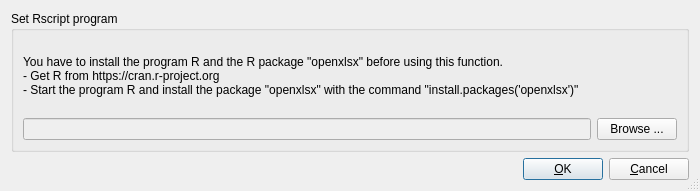
<?xml version="1.0" encoding="UTF-8"?>
<ui version="4.0">
 <class>RScriptOptionsDialog</class>
 <widget class="QDialog" name="RScriptOptionsDialog">
  <property name="geometry">
   <rect>
    <x>0</x>
    <y>0</y>
    <width>700</width>
    <height>191</height>
   </rect>
  </property>
  <property name="minimumSize">
   <size>
    <width>700</width>
    <height>0</height>
   </size>
  </property>
  <property name="windowTitle">
   <string>RScript options</string>
  </property>
  <property name="locale">
   <locale language="English" country="UnitedStates"/>
  </property>
  <property name="sizeGripEnabled">
   <bool>true</bool>
  </property>
  <layout class="QGridLayout" name="gridLayout_2">
   <item row="0" column="0">
    <widget class="QGroupBox" name="RScript_groupBox">
     <property name="title">
      <string>Set Rscript program</string>
     </property>
     <layout class="QGridLayout" name="gridLayout">
      <item row="0" column="0" colspan="2">
       <widget class="QLabel" name="label">
        <property name="text">
         <string>You have to install the program R and the R package &quot;openxlsx&quot; before using this function.
- Get R from https://cran.r-project.org
- Start the program R and install the package &quot;openxlsx&quot; with the command &quot;install.packages('openxlsx')&quot;</string>
        </property>
       </widget>
      </item>
      <item row="1" column="0">
       <widget class="QLineEdit" name="RScriptProgram_lineEdit">
        <property name="enabled">
         <bool>false</bool>
        </property>
        <property name="minimumSize">
         <size>
          <width>300</width>
          <height>0</height>
         </size>
        </property>
        <property name="text">
         <string/>
        </property>
       </widget>
      </item>
      <item row="1" column="1">
       <widget class="QPushButton" name="BrowseRScriptProgram_pushButton">
        <property name="text">
         <string>Browse ...</string>
        </property>
       </widget>
      </item>
     </layout>
    </widget>
   </item>
   <item row="1" column="0">
    <layout class="QHBoxLayout" name="horizontalLayout_2">
     <item>
      <spacer name="horizontalSpacer">
       <property name="orientation">
        <enum>Qt::Horizontal</enum>
       </property>
       <property name="sizeHint" stdset="0">
        <size>
         <width>40</width>
         <height>20</height>
        </size>
       </property>
      </spacer>
     </item>
     <item>
      <widget class="QPushButton" name="OK_pushButton">
       <property name="text">
        <string>&amp;OK</string>
       </property>
       <property name="default">
        <bool>true</bool>
       </property>
      </widget>
     </item>
     <item>
      <widget class="QPushButton" name="Cancel_pushButton">
       <property name="text">
        <string>&amp;Cancel</string>
       </property>
       <property name="autoDefault">
        <bool>true</bool>
       </property>
      </widget>
     </item>
    </layout>
   </item>
  </layout>
 </widget>
 <tabstops>
  <tabstop>RScriptProgram_lineEdit</tabstop>
  <tabstop>BrowseRScriptProgram_pushButton</tabstop>
  <tabstop>OK_pushButton</tabstop>
  <tabstop>Cancel_pushButton</tabstop>
 </tabstops>
 <resources/>
 <connections/>
</ui>
